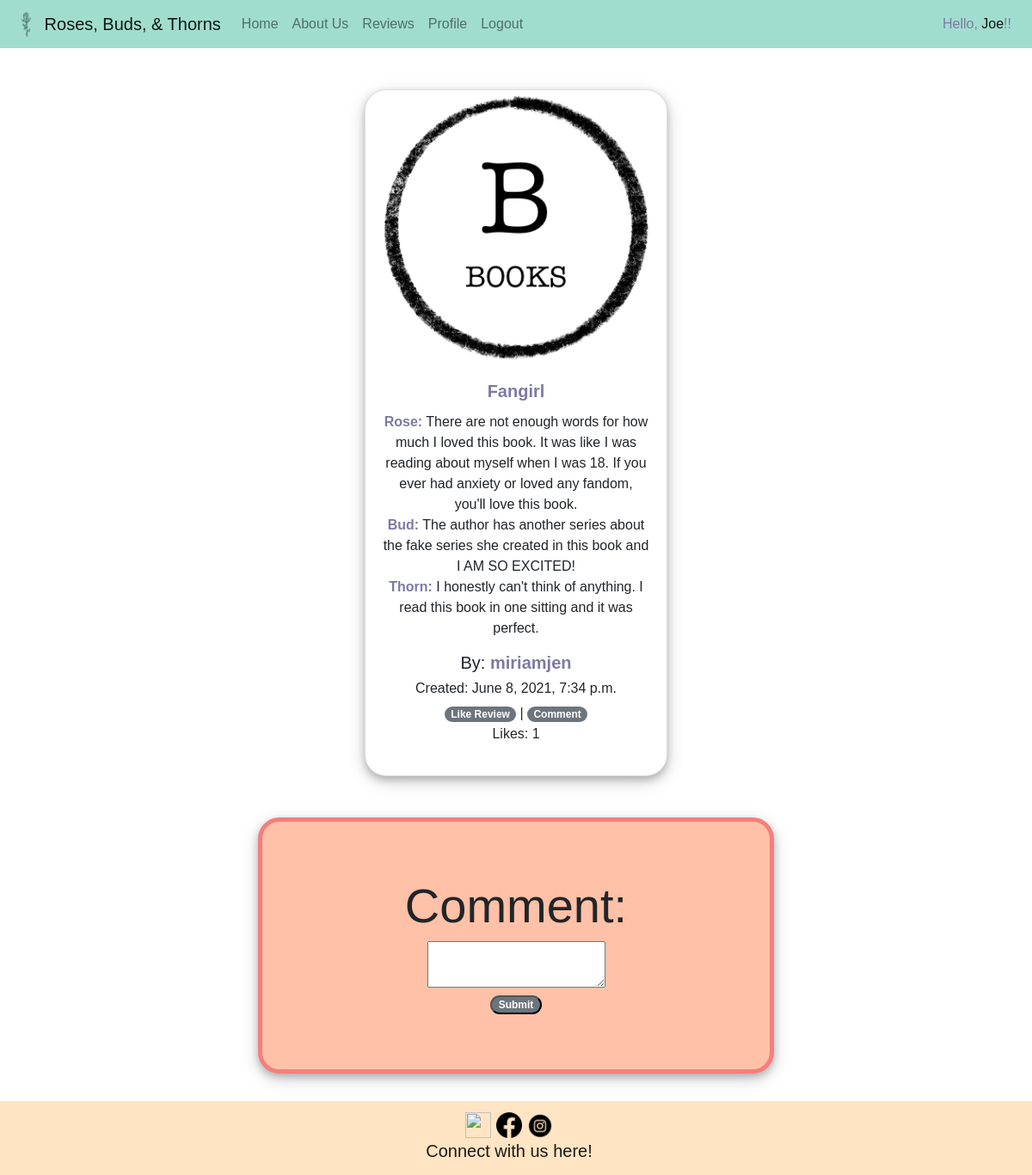
Screenshot of /review_page/1 (signed in) with the database file from the repository.
### review_app/models.py (models this page shows, shortened)
class User(models.Model):
    first_name = models.CharField(max_length=55)
    last_name = models.CharField(max_length=55)
    username = models.CharField(max_length=55, unique=True)
    email = models.EmailField(unique=True)
    birthday = models.DateField(null=True)
    password = models.CharField(max_length=80)
    created_at = models.DateTimeField(auto_now_add=True)
    updated_at = models.DateTimeField(auto_now=True)
    objects = UserManager()

class Review(models.Model):
    title = models.CharField(max_length=255, null=True)
    rose = models.CharField(max_length=255)
    bud = models.CharField(max_length=255)
    thorn = models.CharField(max_length=255)
    review_type = models.CharField(max_length=255)
    reviewer = models.ForeignKey(User, related_name='user_reviews', on_delete=models.CASCADE)
    user_likes = models.ManyToManyField(User, related_name='liked_reviews')
    created_at = models.DateTimeField(auto_now_add=True)
    updated_at = models.DateTimeField(auto_now=True)

### review_app/views.py (the view)
# urls.py: path('review_page/<int:id>', views.review_page),
def review_page(request, id):
    if 'user_id' not in request.session:
        return redirect('/')
    user = User.objects.get(id=request.session['user_id'])
    context = {
        'user': user,
        'review': Review.objects.get(id=id)
    }
    return render(request, 'review_page.html', context)

### review_app/templates/review_page.html (shortened to what this page needs)
<!doctype html>
<html lang="en">
    <head>
        <link rel="stylesheet" href="https://maxcdn.bootstrapcdn.com/bootstrap/4.0.0/css/bootstrap.min.css">
        <link rel="stylesheet" href="/static/css/style.css">
    </head>
    <body>
        <nav class="navbar navbar-expand-lg navbar-light sticky-top">
            <a class="navbar-brand" href="/home">
                <img src="/static/img/RoseIcon.PNG" width="30" height="30" class="d-inline-block align-top" alt="">
                Roses, Buds, & Thorns
            </a>
            <div class="collapse navbar-collapse" id="navbarSupportedContent">
                <ul class="navbar-nav mr-auto">
                    <li class="nav-item">
                    <a class="nav-link" href="/success">Home<span class="sr-only">(current)</span></a>
                    </li>
                    <li class="nav-item">
                    <a class="nav-link" href="/about_us">About Us</a>
                    </li>
                    <li class="nav-item">
                        <a class="nav-link" href="/review_types">Reviews</a>
                    </li>
                    <li class="nav-item">
                        <a class="nav-link" href="/user_profile/{{user.id}}">Profile</a>
                    </li>
                    <li class="nav-item">
                        <a class="nav-link" href="/logout">Logout</a>
                    </li>
                </ul>
                <span class="navbar-text mr-2">
                    Hello, <a href="/user_profile/{{user.id}}">{{user.first_name}}</a>!!
                </span>
        </nav>
        <div class="container d-flex justify-content-around flex-wrap">
            {% if post.id == id %}
            <div class="card my-5 text-center" style="width: 22rem;">
                <img class="card-img-top" src="/static/img/{{review.review_type}}.PNG" alt="Genre Icon">
                <div class="card-body">
                    <h5 class="card-title category">{{review.title}}</h5>
                    <p class="card-text">
                        <span class="category">Rose:</span> {{review.rose}} <br>
                        <span class="category">Bud:</span> {{review.bud}} <br>
                        <span class="category">Thorn:</span> {{review.thorn}}
                    </p>
                    <h5>By: <span class="category">{{review.reviewer.username}}</span></h5>
                    <h6>Created: {{review.created_at}}</h6>
                    <a class="badge badge-pill badge-secondary" href="/like/{{review.id}}">Like Review</a> |
                    <a class="badge badge-pill badge-secondary" href="/review_page/{{review.id}}">Comment</a>
                    <p>Likes: {{review.user_likes.count}}</p>
                </div>
            </div>
            {% endif %}
        </div>
        <div class="jumbotron text-center mx-auto" style="min-height:200px; width:50%">
            <div class="container">
                <form action="/post_comment/{{review.id}}" method=POST>
                    <h1 class="display-4">Comment:</h1>
                    <textarea type="text" name="comment" required></textarea> <br>
                    <button type="submit" class="badge badge-pill badge-secondary">Submit</button>
                </form>
            </div>
        </div>
        <nav id="footer" class="navbar d-flex justify-content-center navbar-light text-center">
            <a class="navbar-brand" href="#">
                <img src="/static/img/TwitterIcon.png" width="30" height="30" class="d-inline-block align-top" alt="">
                <img src="/static/img/FacebookIcon.png" width="30" height="30" class="d-inline-block align-top" alt="">
                <img src="/static/img/InstagramIcon.png" width="30" height="30" class="d-inline-block align-top" alt=""> <br>
                Connect with us here!
            </a>
        </nav>
    </body>
</html>

### review_app/static/css/style.css (style rules this page uses)
body { font-family: 'Century Gothic', helvetica, arial; }
.navbar { background-color:#A0ddcf; }
.navbar .navbar-text { color:#7d7aa2; }
.jumbotron { background-color:#ffc1a7; border: solid 5px #f67e7d; border-radius:25px; box-shadow: 0 4px 8px 0 rgba(0, 0, 0, 0.2), 0 6px 20px 0 rgba(0, 0, 0, 0.19); }
.category { color:#7d7aa2; font-weight:bold; }
.card { border-radius:25px; box-shadow: 0 4px 8px 0 rgba(0, 0, 0, 0.2), 0 6px 20px 0 rgba(0, 0, 0, 0.19); }
#footer { background-color:#ffe5c4; }

### rows the page displays
User: first_name "Joe"
Review: review_type (picture), title "Fangirl", rose "There are not enough words for how much I loved this book. It was like I was reading about myself when I was 18. If you ever had anxiety or loved any fandom, you'll love this book.", bud "The author has another series about the fake series she created in this book and I AM SO EXCITED!", thorn "I honestly can't think of anything. I read this book in one sitting and it was perfect.", reviewer.username "miriamjen", created_at "June 8, 2021, 7:34 p.m.", user_likes.count "1"
